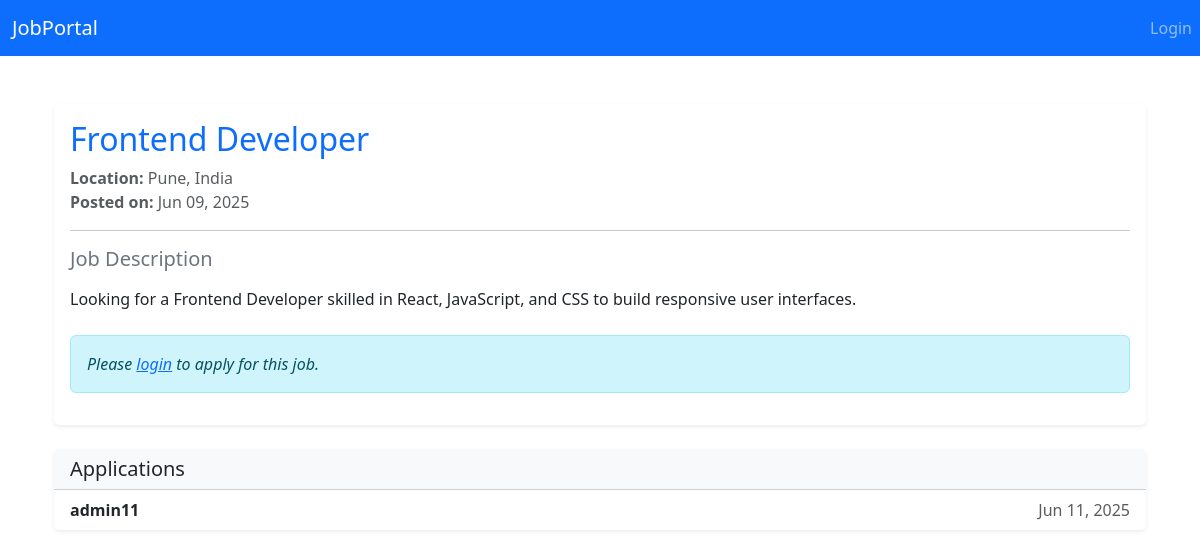
The page /job/6/ on the database its author committed.
### core/models.py (models this page shows, shortened)
class Job(models.Model):
    title = models.CharField(max_length=200)
    description = models.TextField()
    company_name = models.CharField(max_length=200)
    salary = models.IntegerField()
    location = models.CharField(max_length=100)
    posted_by = models.ForeignKey(User, on_delete=models.CASCADE)
    created_at = models.DateTimeField(auto_now_add=True)
    class Meta:
        ordering = ['-created_at']

class Application(models.Model):
    STATUS_CHOICES = [
        ('P', 'Pending'),
        ('A', 'Accepted'),
        ('R', 'Rejected'),
    ]
    job = models.ForeignKey(Job, on_delete=models.CASCADE, related_name='applications')
    applicant = models.ForeignKey(User, on_delete=models.CASCADE, related_name='applications')
    resume = models.FileField(upload_to='resumes/', validators=[validate_resume])
    cover_letter = models.TextField(blank=True)
    applied_at = models.DateTimeField(auto_now_add=True)
    status = models.CharField(max_length=1, choices=STATUS_CHOICES, default='P')
    class Meta:
        ordering = ['-applied_at']

### core/views.py (the view)
# urls.py: path('job/<int:pk>/', views.job_detail, name='job_detail'),
def job_detail(request, pk):
    job = get_object_or_404(Job, pk=pk)
    return render(request, 'core/job_detail.html', {'job': job})

### core/templates/core/job_detail.html
{% extends 'core/base.html' %}
{% load static %}
{% block content %}
<div class="container mt-5">
  <div class="card shadow-sm border-0 rounded">
    <div class="card-body">
      <h2 class="card-title text-primary">{{ job.title }}</h2>
      <div class="mb-3 text-muted">
        <strong>Location:</strong> {{ job.location }}<br>
        <strong>Posted on:</strong> {{ job.created_at|date:"M d, Y" }}
      </div>
      <hr>
      <div class="mb-4">
        <h5 class="text-secondary">Job Description</h5>
        <p class="lead">{{ job.description|linebreaks }}</p>
      </div>
      {% if user.is_authenticated %}
      {% if user.is_authenticated %}
      <a href="{% url 'apply_job' job.pk %}?next={{ request.get_full_path }}">Apply Now</a>
      {% else %}
      <a href="{% url 'login' %}?next={% url 'apply_job' job.pk %}">Login to apply</a>
      {% endif %}
      {% else %}
      <div class="alert alert-info mt-3">
        <em>Please <a href="{% url 'login' %}">login</a> to apply for this job.</em>
      </div>
      {% endif %}
    </div>
  </div>
  <div class="card mt-4 border-0 shadow-sm">
    <div class="card-header bg-light">
      <h5 class="mb-0">Applications</h5>
    </div>
    <ul class="list-group list-group-flush">
      {% for app in job.applications.all %}
      <li class="list-group-item d-flex justify-content-between align-items-center">
        <strong>{{ app.applicant.username }}</strong>
        <span class="text-muted">{{ app.applied_at|date:"M d, Y" }}</span>
      </li>
      {% empty %}
      <li class="list-group-item text-muted">No applications yet.</li>
      {% endfor %}
    </ul>
  </div>
</div>
{% endblock %}

### rows shown on the page
Job: title "Frontend Developer", location "Pune, India", created_at "Jun 09, 2025", description "Looking for a Frontend Developer skilled in React, JavaScript, and CSS to build responsive user interfaces."
Application: applicant.username "admin11", applied_at "Jun 11, 2025"
